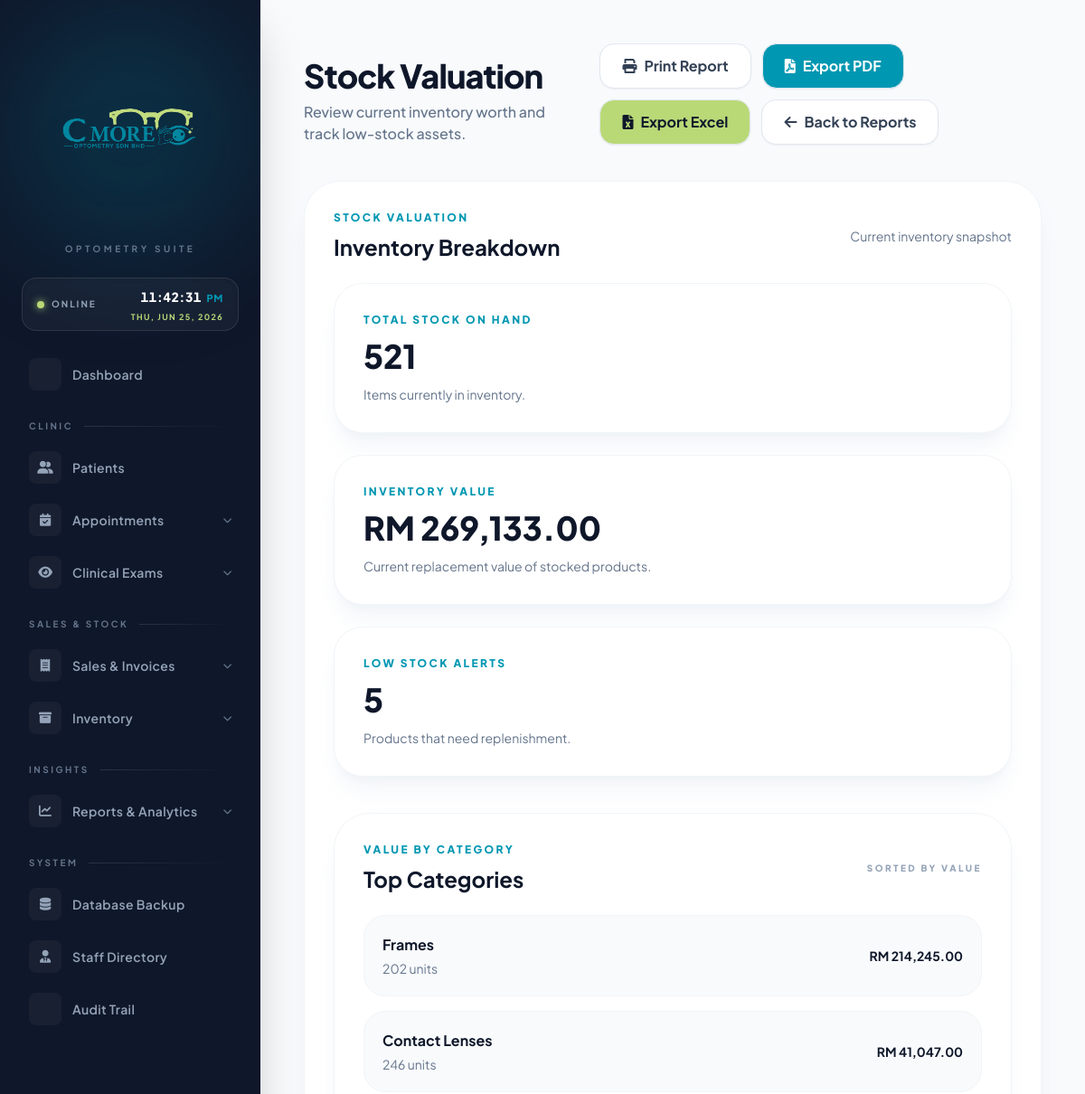
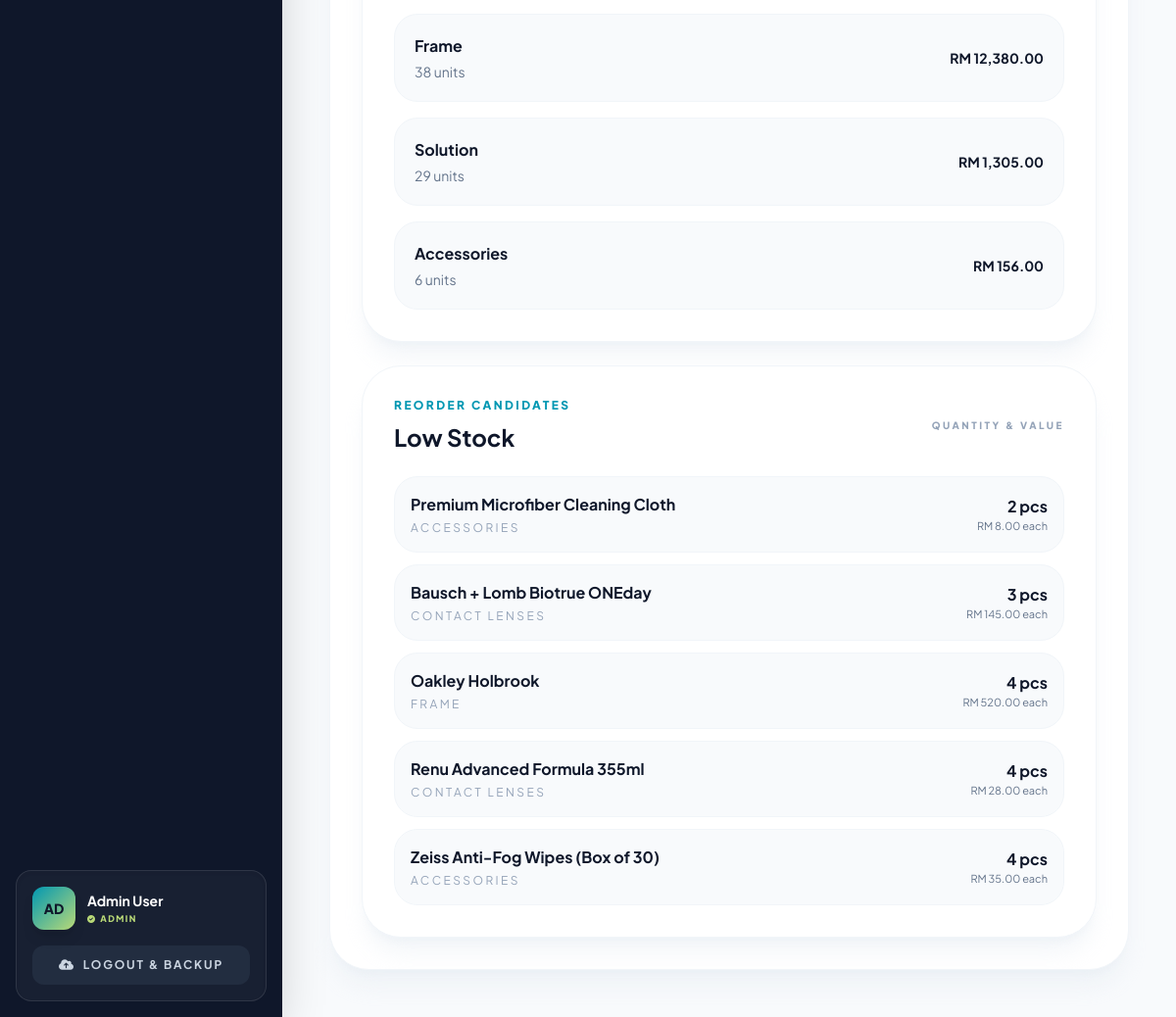
/report_inventory.php (signed in), run on the app's committed database (2 pictures, top to bottom).
### tables this page shows
CREATE TABLE `product` (
  `PRODUCT_ID` int(11) NOT NULL AUTO_INCREMENT,
  `CATEGORY` varchar(50) DEFAULT NULL,
  `BRAND_NAME` varchar(100) DEFAULT NULL,
  `STOCK_QUANTITY` int(11) DEFAULT 0,
  `UNIT_PRICE` decimal(10,2) NOT NULL,
  `MINIMUM_PRICE` decimal(10,2) NOT NULL DEFAULT 0.00,
  `SUPPLIER_ID` int(11) DEFAULT NULL,
  `EXPIRY_DATE` date DEFAULT NULL,
  `PRODUCT_IMAGE` varchar(255) DEFAULT NULL,
  PRIMARY KEY (`PRODUCT_ID`),
  KEY `fk_product_supplier` (`SUPPLIER_ID`),
  CONSTRAINT `fk_product_supplier` FOREIGN KEY (`SUPPLIER_ID`) REFERENCES `supplier` (`SUPPLIER_ID`) ON DELETE SET NULL
);

### report_inventory.php (the view, shortened to what this page needs)
<?php include('config.php'); ?>
<!DOCTYPE html>
<html lang="en">
<head>
    <script src="https://cdn.tailwindcss.com"></script>
    <link rel="stylesheet" href="https://cdnjs.cloudflare.com/ajax/libs/font-awesome/6.0.0/css/all.min.css">
</head>
<body class="bg-[#f8fafc] flex min-h-screen text-slate-900">
    <?php include('sidebar.php'); ?>
    <main class="flex-1 ml-72 p-12">
        <header class="flex flex-col lg:flex-row justify-between items-start lg:items-end gap-6 mb-10">
            <div>
                <h1 class="text-4xl font-extrabold text-slate-900 tracking-tight">Stock Valuation</h1>
                <p class="text-slate-500 font-medium mt-2">Review current inventory worth and track low-stock assets.</p>
            </div>
            <div class="flex flex-wrap gap-3">
                <button type="button" onclick="printReport()" class="inline-flex items-center gap-2 rounded-2xl border border-slate-200 bg-white px-6 py-3 text-slate-700 font-bold shadow-sm hover:bg-slate-50 transition">
                    <i class="fa-solid fa-print"></i> Print Report
                </button>
                <a href="?export=pdf" class="inline-flex items-center gap-2 rounded-2xl border border-slate-200 bg-[#0097B2] px-6 py-3 text-white font-bold shadow-sm hover:bg-teal-600 transition">
                    <i class="fa-solid fa-file-pdf"></i> Export PDF
                </a>
                <a href="?export=excel" class="inline-flex items-center gap-2 rounded-2xl border border-slate-200 bg-[#B9D977] px-6 py-3 text-slate-900 font-bold shadow-sm hover:bg-lime-400 transition">
                    <i class="fa-solid fa-file-excel"></i> Export Excel
                </a>
                <a href="reports.php" class="inline-flex items-center gap-2 rounded-2xl border border-slate-200 bg-white px-6 py-3 text-slate-700 font-bold shadow-sm hover:bg-slate-50 transition">
                    <i class="fa-solid fa-arrow-left"></i> Back to Reports
                </a>
            </div>
        </header>
        <section id="reportContent" class="rounded-[2.5rem] bg-white p-8 border border-slate-100 shadow-xl shadow-slate-200/40 overflow-hidden">
        <?php
        $stock_totals = mysqli_fetch_assoc(mysqli_query($conn, "SELECT COALESCE(SUM(STOCK_QUANTITY),0) AS total_items, COALESCE(SUM(STOCK_QUANTITY * UNIT_PRICE),0) AS valuation FROM PRODUCT"));
        $category_totals = mysqli_query($conn, "SELECT CATEGORY, COALESCE(SUM(STOCK_QUANTITY),0) AS qty, COALESCE(SUM(STOCK_QUANTITY * UNIT_PRICE),0) AS value FROM PRODUCT GROUP BY CATEGORY ORDER BY value DESC LIMIT 7");
        $low_stock = mysqli_query($conn, "SELECT BRAND_NAME, CATEGORY, STOCK_QUANTITY, UNIT_PRICE FROM PRODUCT WHERE STOCK_QUANTITY <= 5 ORDER BY STOCK_QUANTITY ASC, BRAND_NAME ASC LIMIT 8");
        ?>
        <div class="flex items-center justify-between mb-6">
            <div>
                <p class="text-xs font-black uppercase tracking-[0.2em] text-[#0097B2]">Stock Valuation</p>
                <h2 class="text-2xl font-bold text-slate-900 mt-2">Inventory Breakdown</h2>
            </div>
            <span class="text-sm text-slate-500">Current inventory snapshot</span>
        </div>
        <div class="grid gap-6 xl:grid-cols-3 mb-10">
            <div class="rounded-[2rem] bg-white p-8 border border-slate-100 shadow-xl shadow-slate-200/40">
                <p class="text-xs font-black uppercase tracking-[0.2em] text-[#0097B2] mb-3">Total Stock On Hand</p>
                <p class="text-4xl font-black text-slate-900"><?php echo number_format($stock_totals['total_items']); ?></p>
                <p class="text-sm text-slate-500 mt-3">Items currently in inventory.</p>
            </div>
            <div class="rounded-[2rem] bg-white p-8 border border-slate-100 shadow-xl shadow-slate-200/40">
                <p class="text-xs font-black uppercase tracking-[0.2em] text-[#0097B2] mb-3">Inventory Value</p>
                <p class="text-4xl font-black text-slate-900">RM <?php echo number_format($stock_totals['valuation'],2); ?></p>
                <p class="text-sm text-slate-500 mt-3">Current replacement value of stocked products.</p>
            </div>
            <div class="rounded-[2rem] bg-white p-8 border border-slate-100 shadow-xl shadow-slate-200/40">
                <p class="text-xs font-black uppercase tracking-[0.2em] text-[#0097B2] mb-3">Low Stock Alerts</p>
                <p class="text-4xl font-black text-slate-900"><?php echo mysqli_num_rows($low_stock); ?></p>
                <p class="text-sm text-slate-500 mt-3">Products that need replenishment.</p>
            </div>
        </div>
        <div class="grid gap-6 xl:grid-cols-2">
            <section class="rounded-[2.5rem] bg-white p-8 border border-slate-100 shadow-xl shadow-slate-200/40">
                <div class="flex items-center justify-between mb-6">
                    <div>
                        <p class="text-xs font-black uppercase tracking-[0.2em] text-[#0097B2]">Value by Category</p>
                        <h2 class="text-2xl font-bold text-slate-900 mt-2">Top Categories</h2>
                    </div>
                    <span class="text-[10px] uppercase font-black tracking-[0.25em] text-slate-400">Sorted by value</span>
                </div>
                <div class="space-y-4">
                    <?php if($category_totals && mysqli_num_rows($category_totals) > 0): ?>
                        <?php while($cat = mysqli_fetch_assoc($category_totals)): ?>
                            <div class="rounded-3xl bg-slate-50 p-5 border border-slate-100">
                                <div class="flex items-center justify-between gap-4">
                                    <div>
                                        <p class="font-bold text-slate-900"><?php echo htmlspecialchars($cat['CATEGORY'] ?: 'Uncategorized'); ?></p>
                                        <p class="text-sm text-slate-500 mt-1"><?php echo number_format($cat['qty']); ?> units</p>
                                    </div>
                                    <p class="text-sm font-bold text-slate-900">RM <?php echo number_format($cat['value'],2); ?></p>
                                </div>
                            </div>
                        <?php endwhile; ?>
                    <?php else: ?>
                        <p class="text-sm text-slate-500">No valuation breakdown available yet.</p>
                    <?php endif; ?>
                </div>
            </section>
            <section class="rounded-[2.5rem] bg-white p-8 border border-slate-100 shadow-xl shadow-slate-200/40">
                <div class="flex items-center justify-between mb-6">
                    <div>
                        <p class="text-xs font-black uppercase tracking-[0.2em] text-[#0097B2]">Reorder Candidates</p>
                        <h2 class="text-2xl font-bold text-slate-900 mt-2">Low Stock</h2>
                    </div>
                    <span class="text-[10px] uppercase font-black tracking-[0.25em] text-slate-400">Quantity & value</span>
                </div>
                <?php if($low_stock && mysqli_num_rows($low_stock) > 0): ?>
                    <div class="space-y-3">
                        <?php while($item = mysqli_fetch_assoc($low_stock)): ?>
                            <div class="rounded-3xl bg-slate-50 p-4 border border-slate-100">
                                <div class="flex items-center justify-between gap-4">
                                    <div>
                                        <p class="font-bold text-slate-900"><?php echo htmlspecialchars($item['BRAND_NAME']); ?></p>
                                        <p class="text-xs uppercase tracking-[0.2em] text-slate-400 mt-1"><?php echo htmlspecialchars($item['CATEGORY'] ?: 'Uncategorized'); ?></p>
                                    </div>
                                    <div class="text-right">
                                        <p class="font-bold text-slate-900"><?php echo number_format($item['STOCK_QUANTITY']); ?> pcs</p>
                                        <p class="text-[11px] text-slate-500">RM <?php echo number_format($item['UNIT_PRICE'],2); ?> each</p>
                                    </div>
                                </div>
                            </div>
                        <?php endwhile; ?>
                    </div>
                <?php else: ?>
                    <p class="text-sm text-slate-500">No products are below the reorder threshold.</p>
                <?php endif; ?>
            </section>
        </div>
        </section>
    </main>
</body>
</html>

### report_inventory.php (style rules this page uses)
body { font-family: 'Plus Jakarta Sans', sans-serif; }

### data on the page
product: BRAND_NAME "Premium Microfiber Cleaning Cloth", CATEGORY "ACCESSORIES", STOCK_QUANTITY "2", UNIT_PRICE "8.00"
product: BRAND_NAME "Bausch + Lomb Biotrue ONEday", CATEGORY "CONTACT LENSES", STOCK_QUANTITY "3", UNIT_PRICE "145.00"
product: BRAND_NAME "Oakley Holbrook", CATEGORY "FRAME", STOCK_QUANTITY "4", UNIT_PRICE "520.00"
product: BRAND_NAME "Renu Advanced Formula 355ml", CATEGORY "CONTACT LENSES", STOCK_QUANTITY "4", UNIT_PRICE "28.00"
product: BRAND_NAME "Zeiss Anti-Fog Wipes (Box of 30)", CATEGORY "ACCESSORIES", STOCK_QUANTITY "4", UNIT_PRICE "35.00"

### other printed values
$label "Dashboard Patients Database Backup Staff Directory Audit Trail"
$label "CLINIC SALES & STOCK INSIGHTS SYSTEM"
$label "Appointments Clinical Exams Sales & Invoices Inventory Reports & Analytics"
substr($_SESSION['NAME'], 0, 2) "AD"
$_SESSION['NAME'] "Admin User"
$user_role "ADMIN"
$stock_totals['total_items'] "521"
$stock_totals['valuation'] "269,133.00"
mysqli_num_rows($low_stock) "5"
$cat['CATEGORY'] ?: 'Uncategorized' "Frames"
$cat['qty'] "202"
$cat['value'] "214,245.00"
$cat['CATEGORY'] ?: 'Uncategorized' "Contact Lenses"
$cat['qty'] "246"
$cat['value'] "41,047.00"
